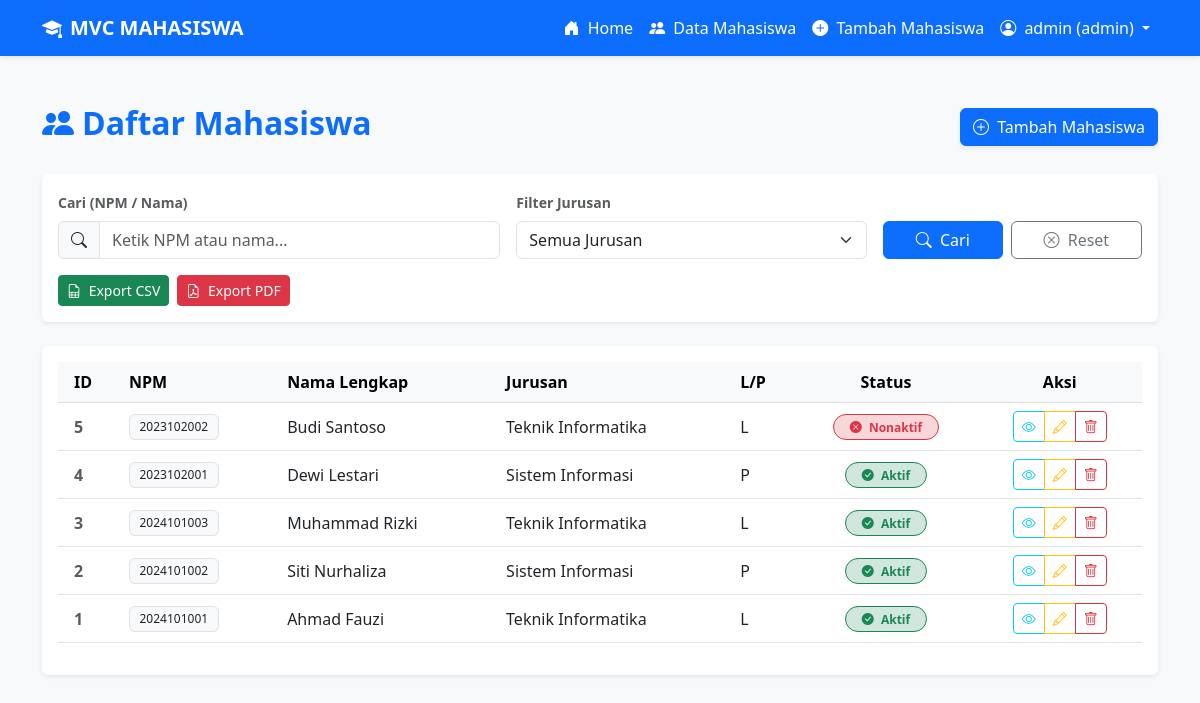
The page /mahasiswa/index (signed in) on the database its author committed.
### tables this page shows
CREATE TABLE IF NOT EXISTS mahasiswa (
    id INT(11) AUTO_INCREMENT PRIMARY KEY,
    created_at TIMESTAMP DEFAULT CURRENT_TIMESTAMP,
    updated_at TIMESTAMP DEFAULT CURRENT_TIMESTAMP ON UPDATE CURRENT_TIMESTAMP,
    status_id INT(1) DEFAULT 1 COMMENT '1: Aktif, 0: Nonaktif',
    npm VARCHAR(20) NOT NULL UNIQUE,
    nama_lengkap VARCHAR(100) NOT NULL,
    fakultas VARCHAR(100) NOT NULL,
    jurusan ENUM('Teknik Informatika', 'Sistem Informasi') NOT NULL,
    tempat_lahir VARCHAR(50) NOT NULL,
    tanggal_lahir DATE NOT NULL,
    jenis_kelamin ENUM('Laki-laki', 'Perempuan') NOT NULL,
    INDEX idx_status (status_id),
    INDEX idx_jurusan (jurusan)
);

### app/controllers/MahasiswaController.php (called while the page is built, shortened)
<?php
class MahasiswaController extends Controller {
    private $mahasiswaModel;
    public function __construct() {
        $this->mahasiswaModel = $this->model('MahasiswaModel');
    }
    public function index() {
        $search = isset($_GET['search']) ? trim($_GET['search']) : '';
        $jurusan = isset($_GET['jurusan']) ? trim($_GET['jurusan']) : '';
        if (!empty($search) || !empty($jurusan)) {
            $mahasiswa = $this->mahasiswaModel->searchAndFilter($search, $jurusan);
        } else {
            $mahasiswa = $this->mahasiswaModel->getAll();
        }
        $data['title'] = 'Daftar Mahasiswa';
        $data['mahasiswa'] = $mahasiswa;
        $data['search'] = $search;
        $data['jurusan_filter'] = $jurusan;
        $data['success'] = $this->flash('success');
        $data['error'] = $this->flash('error');
        $this->view('mahasiswa/index', $data);
    }
}
?>

### core/app.php (called while the page is built, shortened)
<?php
class App {
    protected $method = 'index';
    public function __construct() {
        $url = $this->parseURL();
        if (isset($url[0])) {
            $controllerName = ucfirst($url[0]) . 'Controller';
            if (file_exists('../app/controllers/' . $controllerName . '.php')) {
                unset($url[0]);
            }
        }
        $this->controller = new $this->controller;
        if (isset($url[1])) {
            if (method_exists($this->controller, $url[1])) {
                $this->method = $url[1];
                unset($url[1]);
            }
        }
        $this->params = $url ? array_values($url) : [];
        call_user_func_array([$this->controller, $this->method], $this->params);
    }
    public function parseURL() {
        if (isset($_GET['url'])) {
            $url = rtrim($_GET['url'], '/');
            $url = filter_var($url, FILTER_SANITIZE_URL);
            $url = explode('/', $url);
            return $url;
        }
        return [];
    }
}
?>

### public/index.php (called while the page is built, shortened)
<?php
require_once '../core/App.php';
require_once '../core/Controller.php';
require_once '../core/Model.php';
$app = new App();
?>

### core/model.php (called while the page is built, shortened)
<?php
require_once '../config/database.php';
class Model {
    protected $table;
    protected $db;
    public function __construct() {
        $this->db = getConnection();
    }
    public function getAll() {
        $query = "SELECT * FROM {$this->table} ORDER BY id DESC";
        $stmt = $this->db->prepare($query);
        $stmt->execute();
        return $stmt->fetchAll(PDO::FETCH_ASSOC);
    }
}
?>

### config/database.php (called while the page is built, shortened)
<?php
class Database {
    private $host = 'localhost';
    private $dbname = 'uniska_latihan_mvc_2026';
    private $username = 'root';
    private $password = '';
    public function getConnection() {
        $this->conn = null;
        try {
            $this->conn = new PDO(
                "mysql:host=" . $this->host . ";dbname=" . $this->dbname,
                $this->username,
                $this->password
            );
            $this->conn->setAttribute(PDO::ATTR_ERRMODE, PDO::ERRMODE_EXCEPTION);
            $this->conn->exec("set names utf8");
        } catch(PDOException $e) {
            echo "Connection error: " . $e->getMessage();
        }
        return $this->conn;
    }
}
function getConnection() {
    $database = new Database();
    return $database->getConnection();
}
?>

### app/views/mahasiswa/index.php (the view, shortened to what this page needs)
<div class="d-flex justify-content-between align-items-center mb-4">
    <h2 class="text-primary fw-bold"><i class="bi bi-people-fill me-2"></i>Daftar Mahasiswa</h2>
    <a href="<?= BASEURL ?>mahasiswa/create" class="btn btn-primary shadow-sm">
        <i class="bi bi-plus-circle me-1"></i> Tambah Mahasiswa
    </a>
</div>
<div class="card border-0 shadow-sm mb-4">
    <div class="card-body">
        <form method="GET" action="<?= BASEURL ?>mahasiswa/index" class="row g-3">
            <div class="col-md-5">
                <label class="form-label fw-bold small text-muted">Cari (NPM / Nama)</label>
                <div class="input-group">
                    <span class="input-group-text bg-light"><i class="bi bi-search"></i></span>
                    <input type="text" name="search" class="form-control" placeholder="Ketik NPM atau nama..." value="<?= htmlspecialchars($data['search'] ?? '') ?>">
                </div>
            </div>
            <div class="col-md-4">
                <label class="form-label fw-bold small text-muted">Filter Jurusan</label>
                <select name="jurusan" class="form-select">
                    <option value="">Semua Jurusan</option>
                </select>
            </div>
            <div class="col-md-3 d-flex align-items-end">
                <div class="d-flex gap-2 w-100">
                    <button type="submit" class="btn btn-primary flex-grow-1">
                        <i class="bi bi-search me-1"></i> Cari
                    </button>
                    <a href="<?= BASEURL ?>mahasiswa/index" class="btn btn-outline-secondary flex-grow-1">
                        <i class="bi bi-x-circle me-1"></i> Reset
                    </a>
                </div>
            </div>
        </form>
        <div class="row mt-3">
            <div class="col-12">
                <div class="d-flex gap-2 justify-content-start">
                    <?php
                        $queryParams = [];
                        $queryString = http_build_query($queryParams);
                    ?>
                    <a href="<?= BASEURL ?>mahasiswa/exportCSV?<?= $queryString ?>" class="btn btn-success btn-sm">
                        <i class="bi bi-file-earmark-spreadsheet me-1"></i> Export CSV
                    </a>
                    <a href="<?= BASEURL ?>mahasiswa/exportPDF?<?= $queryString ?>" class="btn btn-danger btn-sm">
                        <i class="bi bi-file-earmark-pdf me-1"></i> Export PDF
                    </a>
                </div>
            </div>
        </div>
    </div>
</div>
<?php if (empty($data['mahasiswa'])): ?>
    <div class="alert alert-warning shadow-sm" role="alert">
        <i class="bi bi-exclamation-triangle-fill me-2"></i> Data mahasiswa tidak ditemukan.
    </div>
<?php else: ?>
    <div class="table-responsive card border-0 shadow-sm p-3">
        <table class="table table-hover align-middle">
            <thead class="table-light">
                <tr>
                    <th class="ps-3">ID</th>
                    <th>NPM</th>
                    <th>Nama Lengkap</th>
                    <th>Jurusan</th>
                    <th>L/P</th>
                    <th class="text-center">Status</th>
                    <th class="text-center">Aksi</th>
                </tr>
            </thead>
            <tbody>
                <?php foreach ($data['mahasiswa'] as $row): ?>
                <tr>
                    <td class="fw-bold text-muted ps-3"><?= $row['id'] ?></td>
                    <td><span class="badge bg-light text-dark border fw-normal"><?= htmlspecialchars($row['npm']) ?></span></td>
                    <td class="fw-medium"><?= htmlspecialchars($row['nama_lengkap']) ?></td>
                    <td><?= htmlspecialchars($row['jurusan']) ?></td>
                    <td><?= $row['jenis_kelamin'] == 'Laki-laki' ? 'L' : 'P' ?></td>
                    <td class="text-center">
                        <?php if($row['status_id'] == 1): ?>
                            <span class="badge rounded-pill bg-success-subtle text-success border border-success px-3">
                                <i class="bi bi-check-circle-fill me-1"></i> Aktif
                            </span>
                        <?php else: ?>
                            <span class="badge rounded-pill bg-danger-subtle text-danger border border-danger px-3">
                                <i class="bi bi-x-circle-fill me-1"></i> Nonaktif
                            </span>
                        <?php endif; ?>
                    </td>
                    <td class="text-center">
                        <div class="btn-group" role="group">
                            <a href="<?= BASEURL ?>mahasiswa/show/<?= $row['id'] ?>" class="btn btn-sm btn-outline-info" title="Detail">
                                <i class="bi bi-eye"></i>
                            </a>
                            <a href="<?= BASEURL ?>mahasiswa/edit/<?= $row['id'] ?>" class="btn btn-sm btn-outline-warning" title="Edit">
                                <i class="bi bi-pencil"></i>
                            </a>
                            <button type="button"
                                    class="btn btn-sm btn-outline-danger"
                                    data-bs-toggle="modal"
                                    data-bs-target="#modalKonfirmasiHapus"
                                    onclick="siapkanHapus('<?= $row['id'] ?>', '<?= addslashes(htmlspecialchars($row['nama_lengkap'])) ?>')"
                                    title="Hapus">
                                <i class="bi bi-trash"></i>
                            </button>
                        </div>
                    </td>
                </tr>
                <?php endforeach; ?>
            </tbody>
        </table>
    </div>
<?php endif; ?>
<?php require_once '../app/views/templates/footer.php'; ?>

### core/controller.php (shortened to what this page needs)
<?php
class Controller {
    public function view($view, $data = []) {
        if (file_exists('../app/views/' . $view . '.php')) {
            include '../app/views/' . $view . '.php';
        } else {
            die("View dengan nama file '$view.php' tidak ditemukan di folder app/views/.");
        }
        $content = ob_get_clean();
        if (file_exists('../app/views/templates/header.php') && file_exists('../app/views/templates/footer.php')) {
            include '../app/views/templates/header.php';
            echo $content;
            include '../app/views/templates/footer.php';
        } else {
            die("File template header.php atau footer.php tidak ditemukan di folder app/views/templates/.");
        }
    }
    public function model($model) {
        if (file_exists('../app/models/' . $model . '.php')) {
            return new $model;
        } else {
            die("Model dengan nama file '$model.php' tidak ditemukan di folder app/models/.");
        }
    }
}
?>

### app/views/templates/footer.php (shortened to what this page needs)
</div>
</body>
</html>

### app/views/templates/header.php (shortened to what this page needs)
<!DOCTYPE html>
<html lang="id">
<head>
    <link href="https://cdn.jsdelivr.net/npm/bootstrap@5.3.0/dist/css/bootstrap.min.css" rel="stylesheet">
    <link rel="stylesheet" href="https://cdn.jsdelivr.net/npm/bootstrap-icons@1.11.0/font/bootstrap-icons.css">
</head>
<body>
<nav class="navbar navbar-expand-lg navbar-dark bg-primary shadow-sm mb-5">
    <div class="container">
        <a class="navbar-brand fw-bold text-white" href="<?= BASEURL ?>home/index">
            <i class="bi bi-mortarboard-fill me-2"></i>MVC MAHASISWA
        </a>
        <div class="collapse navbar-collapse" id="navbarNav">
            <ul class="navbar-nav ms-auto">
                <?php if (isset($_SESSION['user_id'])): ?>
                    <li class="nav-item">
                        <a class="nav-link text-white fw-medium" href="<?= BASEURL ?>home/index">
                            <i class="bi bi-house-door-fill me-1"></i> Home
                        </a>
                    </li>
                    <li class="nav-item">
                        <a class="nav-link text-white fw-medium" href="<?= BASEURL ?>mahasiswa/index">
                            <i class="bi bi-people-fill me-1"></i> Data Mahasiswa
                        </a>
                    </li>
                    <?php if ($_SESSION['role'] == 'admin'): ?>
                        <li class="nav-item">
                            <a class="nav-link text-white fw-medium" href="<?= BASEURL ?>mahasiswa/create">
                                <i class="bi bi-plus-circle-fill me-1"></i> Tambah Mahasiswa
                            </a>
                        </li>
                    <?php endif; ?>
                    <li class="nav-item dropdown">
                        <a class="nav-link dropdown-toggle text-white fw-medium" href="#" id="navbarDropdown" role="button" data-bs-toggle="dropdown" aria-expanded="false">
                            <i class="bi bi-person-circle me-1"></i> <?= htmlspecialchars($_SESSION['username']) ?> (<?= $_SESSION['role'] ?>)
                        </a>
                    </li>
                <?php endif; ?>
            </ul>
        </div>
    </div>
</nav>
<div class="container mb-5">

### app/views/templates/header.php (style rules this page uses)
body { background-color: #f8f9fa; font-family: 'Segoe UI', Tahoma, Geneva, Verdana, sans-serif; }
.table thead { background-color: #0d6efd; color: white; }
.badge { padding: 0.5em 0.8em; }

### rows shown on the page
mahasiswa: id "5", npm "2023102002", nama_lengkap "Budi Santoso", jurusan "Teknik Informatika", jenis_kelamin "L", status_id 0 (drawn)
mahasiswa: id "4", npm "2023102001", nama_lengkap "Dewi Lestari", jurusan "Sistem Informasi", jenis_kelamin "P", status_id 1 (drawn)
mahasiswa: id "3", npm "2024101003", nama_lengkap "Muhammad Rizki", jurusan "Teknik Informatika", jenis_kelamin "L", status_id 1 (drawn)
mahasiswa: id "2", npm "2024101002", nama_lengkap "Siti Nurhaliza", jurusan "Sistem Informasi", jenis_kelamin "P", status_id 1 (drawn)
mahasiswa: id "1", npm "2024101001", nama_lengkap "Ahmad Fauzi", jurusan "Teknik Informatika", jenis_kelamin "L", status_id 1 (drawn)

### other values the page prints
$_SESSION['username'] "admin"
$_SESSION['role'] "admin"
